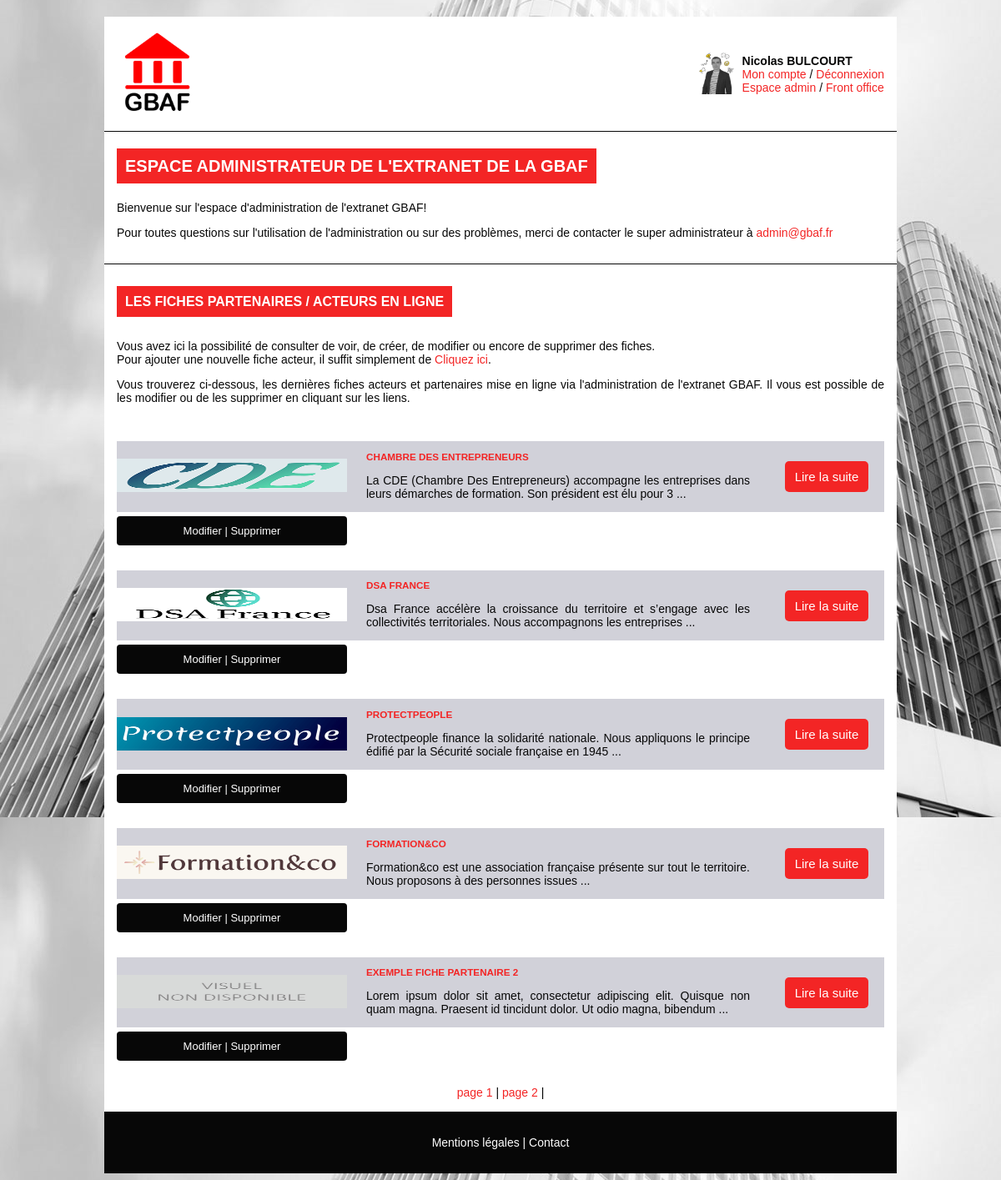
Screenshot of /admin/index.php (signed in) with the database file from the repository.
### tables this page shows
CREATE TABLE `user` (
  `id` int(11) NOT NULL,
  `nom` varchar(255) NOT NULL,
  `prenom` varchar(255) NOT NULL,
  `mail` varchar(255) NOT NULL,
  `username` varchar(255) NOT NULL,
  `password` varchar(255) NOT NULL,
  `question` varchar(255) NOT NULL,
  `reponse` varchar(255) NOT NULL,
  `url_img_avatar` varchar(255) NOT NULL,
  `active` tinyint(1) NOT NULL,
  `usergroup` int(2) NOT NULL,
  `date_inscription` datetime NOT NULL
);

CREATE TABLE `actors` (
  `id` int(11) NOT NULL,
  `titre` varchar(255) NOT NULL,
  `url_website` varchar(255) NOT NULL,
  `texte` text NOT NULL,
  `url_post` varchar(255) NOT NULL,
  `url_img_actors` varchar(255) NOT NULL,
  `meta_description` varchar(255) NOT NULL,
  `meta_keywords` varchar(255) NOT NULL,
  `user_id_post` int(2) NOT NULL,
  `date_post` datetime NOT NULL
);

### core/functions.php (called while the page is built, shortened)
        <?php
function view_img_avatar()
{
    $bdd=get_bdd();
    $reponse = $bdd->prepare('SELECT url_img_avatar FROM user WHERE id = :id_user');
    $reponse->execute(array(
        'id_user' => $_SESSION['id_user']
    ));
    $donnees = $reponse->fetch();
    if ($donnees['url_img_avatar'] == false)
    {
        $avatar_img = '../img/icon_user.png';
    }
    else
    {
        $avatar_img = '../img/avatar/'.$donnees['url_img_avatar'];
    }
   return $avatar_img;
}
             ?>
            <?php
function texte_short($texte, $nb){
    $txt_short=strip_tags($texte);
    if ( ($pos_espace = strpos($txt_short,' ',$nb)) === FALSE )
        return $txt_short;
    $txt_short = substr($txt_short,0,$pos_espace);
    return $txt_short;
}
        ?>

### core/admin_functions.php (the view, shortened to what this page needs)
                <?php
function select_actors_article_admin()
{
    if(isset($_GET['page']) && !empty($_GET['page']))
        {
            $current_page = $_GET['page'];
        }
        else
        {
            $current_page = 1;
        }
        $bdd=get_bdd();
        $reponse = $bdd->query('SELECT COUNT(*) AS nb_fiches FROM actors');
        $donnees = $reponse->fetch();
        $nb_fiches_page = 5;
        $premiere_fiche_desc_limit = ($current_page * $nb_fiches_page) - $nb_fiches_page;
        $nb_page_fiches = ceil($donnees['nb_fiches']/$nb_fiches_page);
    $reponse = $bdd->query('SELECT id, titre, texte, url_post, url_img_actors FROM actors ORDER BY id DESC LIMIT ' .$premiere_fiche_desc_limit.','.$nb_fiches_page);
    while ($donnees=$reponse->fetch())
    {
        ?>
        <div class="bloc_actors_container_admin">
            <div class="home_logo_bloc_actors">
                    <img src="<?php echo $donnees['url_img_actors']?>" alt="logo <?php echo $donnees['titre']?>">
            </div>
            <div class="home_text_bloc_actors">
                <h3>
                <?php echo $donnees['titre']
                ?>
                </h3>
                <p>
                <?php echo texte_short($donnees['texte'], 130);
                ?> ...
                </p>
            </div>
            <div class="home_read_more_bloc_actors">
                <a href="/actors.php?url_post=<?php echo $donnees['url_post']?>" target="_blank" rel="noopener noreferrer"><div class="home_read_more_bloc_actors_button">Lire la suite</div></a>
            </div>
         </div>
         <div class="bloc_modify_delete_admin">
        <a href="/admin/admin_actors_modify.php?url_post=<?php echo $donnees['url_post'] ?>" target="_blank" rel="noopener noreferrer">Modifier</a> | <a href="/admin/index.php?url_post=<?php echo $donnees['url_post']?>&delete" target="_blank" rel="noopener noreferrer">Supprimer</a>
        </div>
    <?php
    }
    ?>
    <div class="pagination">
    <?php
        for ($page_fiches = 1; $page_fiches <= $nb_page_fiches; $page_fiches++)
        {
            echo '<a href="index.php?page='.$page_fiches.'#pagination_go">page ' .$page_fiches .'</a> | ';
        }
    ?>
    </div>
    <?php
}
                        ?>

### header.php (shortened to what this page needs)
<header>
    <div class="container_logo_gabf">
    <a href="index.php"><img src="../img/logo_gbaf.png" alt="logo GBAF"></a>
    </div>
    <?php
     require_once('core/functions.php');
        if (isset($_SESSION['id_user']))
            {
                ?>
                <div class="bloc_user">
                    <div class="icon_user">
                        <?php
                        $avatar_img=view_img_avatar(); ?>
                        <img class="img_icon_user" src="<?php echo $avatar_img ? $avatar_img : $_SESSION['url_img_avatar'] ?>" alt="Avatar utilisateur">
                </div>
                <div class="user">
                    <p>
                            <strong><?php echo htmlspecialchars($_SESSION['prenom']) ?></strong>
                            <strong><?php echo htmlspecialchars($_SESSION['nom']) ?></strong>
                            <br>
                            <a href="/moncompte.php">Mon compte</a> /
                            <a href="?disconnect">Déconnexion</a>
                            <br>
                            <?php if ($_SESSION['usergroup'] === '2')
                                {
                                    ?>
                                    <a href="/admin/index.php">Espace admin</a> /
                                    <a href="/index.php">Front office</a>
                                    <?php
                                }
                            ?>
                    </p>
                </div>
            <?php
            }
        ?>
</header>

### css/style.css (style rules this page uses)
* { box-sizing: border-box; }
html { font-size: 62.5%; font-family: Helvetica, sans-serif; }
body { background-image: url(../img/fond_gbaf.jpg); background-attachment: fixed; background-position-y: -30rem; }
h3 { color:#f32525 ; text-transform: uppercase; font-weight:bold; }
p { color: #070707; text-align: justify; font-size: 1.4rem; }
a:link, a:visited { color: #f32525; text-decoration: none; }
header { width:950px; margin:auto; height:auto; background-color: white; padding:15px; display:flex; justify-content: space-between; border-bottom: solid 1px #070707; margin-top: 20px; }
.container_logo_gabf { width: 35%; display:flex; }
.container_logo_gabf img { width: 70%; height: auto; }
.bloc_user { display:inline-flex; align-items: center; }
.icon_user { margin-right:1rem; }
.icon_user img { width: 100%; height: 50px; }
.home_logo_bloc_actors { width: 30%; }
.home_logo_bloc_actors img { width: 100%; height: 4rem; }
.home_text_bloc_actors { width: 50%; }
.home_read_more_bloc_actors { width: 15%; display: flex; justify-content: space-around; }
.home_read_more_bloc_actors_button { background-color:#f32525 ; color: white; border-radius: 0.5rem; width: 10rem; text-align: center; font-size: 1.5rem; padding: 1rem; }
.pagination { text-align: center; font-size: 1.4rem; }
.bloc_modify_delete_admin { border-radius: 0.4rem; background-color:#070707; margin-bottom: 3rem; padding: 1rem; color:white; width: 30%; font-size: 1.3rem; margin-top: 0.5rem; text-align: center; }
.bloc_modify_delete_admin a:link { color: white; text-decoration: none; }
.bloc_actors_container_admin { display: flex; justify-content: space-between; align-items: center; background-color:#d1d1d9 ; }

### rows the page displays
user: url_img_avatar (picture)
actors: url_img_actors (picture), titre "CHAMBRE DES ENTREPRENEURS", texte "La CDE (Chambre Des Entrepreneurs) accompagne les entreprises dans leurs démarches de formation. Son président est élu pour 3"
actors: url_img_actors (picture), titre "DSA FRANCE", texte "Dsa France accélère la croissance du territoire et s’engage avec les collectivités territoriales. Nous accompagnons les entreprises"
actors: url_img_actors+titre (picture), titre "PROTECTPEOPLE", texte "Protectpeople finance la solidarité nationale. Nous appliquons le principe édifié par la Sécurité sociale française en 1945"
actors: url_img_actors+titre (picture), titre "FORMATION&CO", texte "Formation&co est une association française présente sur tout le territoire. Nous proposons à des personnes issues"
actors: url_img_actors (placeholder picture), titre "EXEMPLE FICHE PARTENAIRE 2", texte "Lorem ipsum dolor sit amet, consectetur adipiscing elit. Quisque non quam magna. Praesent id tincidunt dolor. Ut odio magna, bibendum"

### other values shown
$_SESSION['prenom'] "Nicolas"
$_SESSION['nom'] "BULCOURT"
